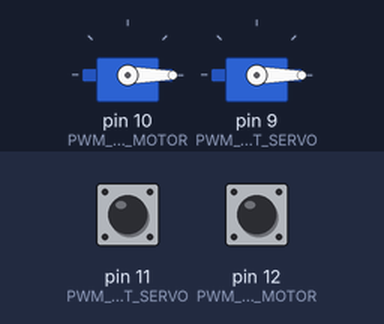
Bench run of a sketch on a simulated Arduino Uno, built with avr-gcc and run on an emulated ATmega328P. Shown: 2 × servo. The inputs (shaded band) are chosen by the test bench; at power-on: pin 11 (PWM_INPUT_SERVO) HIGH, pin 12 (PWM_INPUT_MOTOR) HIGH. What the sketch prints to the serial monitor is not drawn.

Above: at 0.1 s.
Timing chart, 0 to 1.6 s (numbered marks = the images above):
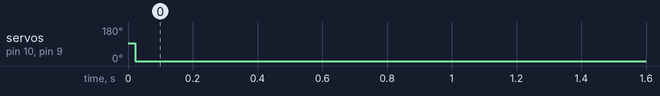

The sketch:

diagnose_direct_rc.ino
```cpp
#include <EnableInterrupt.h>


#include <Servo.h>

/*
 Name:    NewMotorControl.ino
 Created: 15-May-17 11:25:44 AM
 Author:  Daniel
*/

#include "Arduino.h"

Servo motor;
Servo servo;


#define PWM_OUTPUT_SERVO 9
#define PWM_OUTPUT_MOTOR 10

#define PWM_INPUT_SERVO 11
#define PWM_INPUT_MOTOR 12

// the setup function runs once when you press reset or power the board
void setup() {
 Serial.begin(19200);
 pinMode(PWM_INPUT_MOTOR, INPUT_PULLUP);
 pinMode(PWM_INPUT_SERVO, INPUT_PULLUP);
 motor.attach(PWM_OUTPUT_MOTOR);
 servo.attach(PWM_OUTPUT_SERVO);
 motor.writeMicroseconds(1500);
 servo.writeMicroseconds(1500);
 enableInterrupt(PWM_INPUT_MOTOR, debugProcessEdgeChangeRISING_MOTOR, RISING);
 enableInterrupt(PWM_INPUT_SERVO, debugProcessEdgeChangeRISING_SERVO, RISING);
}

// the loop function runs over and over again until power down or reset
void loop() {
  int time = millis();
  debugLoop(time);
  controlLoop(time);
}

// ------------------
// DEBUG STUFF
// ------------------

volatile int previousTime_MOTOR = 0;
volatile int pwmTime_MOTOR = 0;

volatile int previousTime_SERVO = 0;
volatile int pwmTime_SERVO = 0;

volatile int rising_MOTOR = 0;
volatile int falling_MOTOR = 0;

volatile int rising_SERVO = 0;
volatile int falling_SERVO = 0;

void debugLoop(int time)
{
  static int lastExecutionTime = 0;
  if (time - lastExecutionTime > 500)
  {
    Serial.println("MOTOR says: " + static_cast<String>(pwmTime_MOTOR));
    Serial.println("MOTOR Rising: " + static_cast<String>(rising_MOTOR));
    Serial.println("MOTOR Falling: " + static_cast<String>(falling_MOTOR));
    Serial.println("SERVO says: " + static_cast<String>(pwmTime_SERVO));
    Serial.println("SERVO Rising: " + static_cast<String>(rising_SERVO));
    Serial.println("SERVO Falling: " + static_cast<String>(falling_SERVO));
    lastExecutionTime = time;
  }
}

void controlLoop(int time)
{
  static int lastExecutionTime = 0;
  if (time - lastExecutionTime > 20)
  {

    motor.writeMicroseconds(pwmTime_MOTOR);
    servo.writeMicroseconds(pwmTime_SERVO);
    lastExecutionTime = time;
  }
}

void debugProcessEdgeChangeRISING_MOTOR()
{
  previousTime_MOTOR = micros();
  rising_MOTOR++;
  enableInterrupt(PWM_INPUT_MOTOR, debugProcessEdgeChangeFALLING_MOTOR, FALLING);
}
void debugProcessEdgeChangeFALLING_MOTOR()
{
  pwmTime_MOTOR = micros() - previousTime_MOTOR;
  falling_MOTOR++;
  enableInterrupt(PWM_INPUT_MOTOR, debugProcessEdgeChangeRISING_MOTOR, RISING);
}


void debugProcessEdgeChangeRISING_SERVO()
{
  previousTime_SERVO = micros();
  rising_SERVO++;
  enableInterrupt(PWM_INPUT_SERVO, debugProcessEdgeChangeFALLING_SERVO, FALLING);
}
void debugProcessEdgeChangeFALLING_SERVO()
{
  pwmTime_SERVO = micros() - previousTime_SERVO;
  falling_SERVO++;
  enableInterrupt(PWM_INPUT_SERVO, debugProcessEdgeChangeRISING_SERVO, RISING);
}
```

Measured:
- by itself, servo on pin 10 (PWM_OUTPUT_MOTOR), servo on pin 9 (PWM_OUTPUT_SERVO): 93° → 0° at 0.02 s
